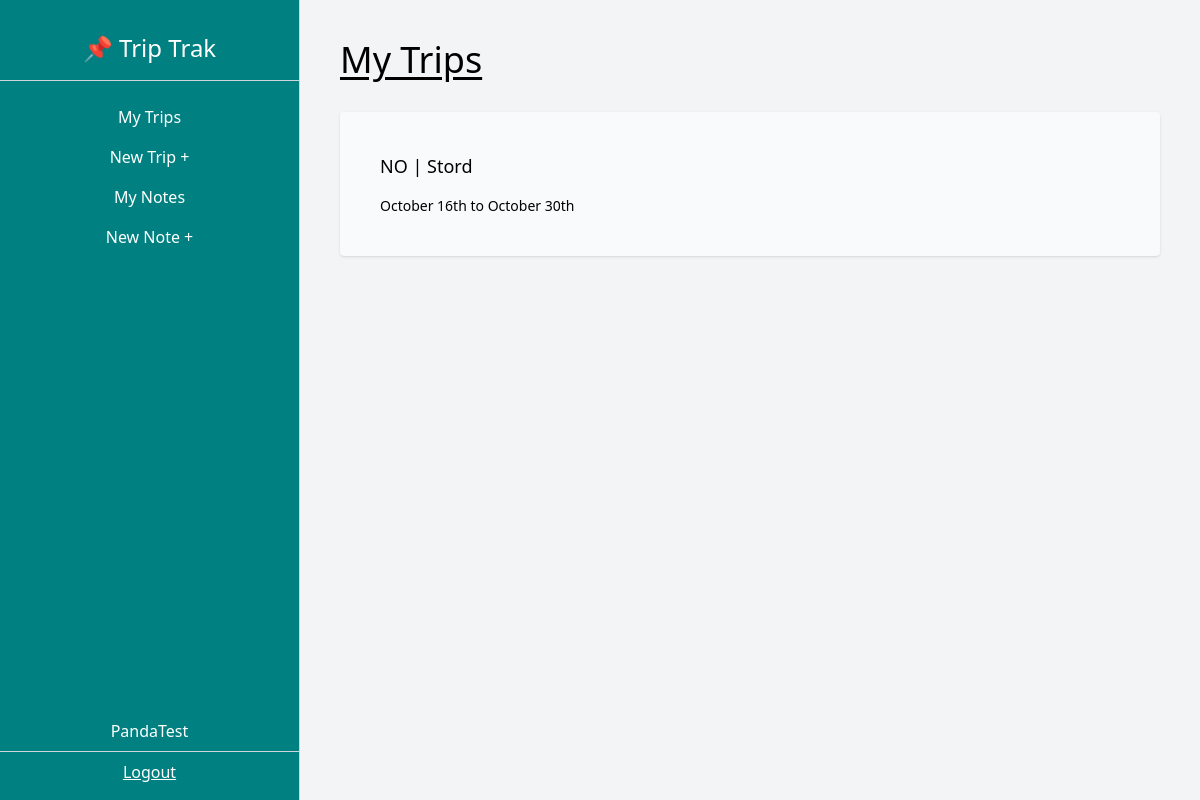
/dashboard/ (signed in), run on the app's committed database.
### trips/models.py (models this page shows, shortened)
class Trip(models.Model):
    city = models.CharField(max_length=200, blank=True, null=True, default='Not Specified')
    country = models.CharField(max_length=200, blank=True, null=True, default='Not Specified')
    start_date = models.DateField(blank=True, null=True, default=datetime.date.today)
    end_date = models.DateField(blank=True, null=True, default=datetime.date.today)
    owner = models.ForeignKey(User, related_name='trips', on_delete=models.CASCADE)

### trips/views.py (the view)
# urls.py: path('dashboard/', trips_list, name='trips-list'),
def trips_list(request):
    trips = Trip.objects.filter(owner=request.user)
    return render(request, 'trips/trip_list.html', {'trips': trips})

### trips/templates/trips/trip_list.html
{% extends 'trips/_base.html' %}
{% load tailwind_filters %}
{% block content %}
<h1 class="text-4xl underline underline-offset-4 mb-8">My Trips</h1>
{% for trip in trips %}
    <a href="{% url 'trip-detail' trip.pk %}">
        <div class="bg-gray-50 p-10 rounded shadow my-4 hover:shadow-lg hover:cursor-pointer transition duration-300 ease-in-out transform hover:scale-105">
            <p class="text-lg">
                {{trip.country}} | {{trip.city}}
            </p>
            <p class="text-sm pt-4">
                {% if trip.start_date %}
                {{ trip.start_date|date:"F jS" }}
                {% else %}
                TBA
                {% endif %}
                to
                {% if trip.end_date %}
                {{ trip.end_date|date:"F jS" }}
                {% else %}
                TBA
                {% endif %}
            </p>
        </div>
    </a>
{% endfor %}
{% endblock content %}

### trips/templates/trips/_base.html (shortened to what this page needs)
<!DOCTYPE html>
<html lang="en">
<head>
    <script src="https://cdn.tailwindcss.com"></script>
</head>
<body class="bg-gray-100">
    <div class="flex flex-col md:flex-row h-screen">
        <div id="menu" class="md:h-screen main-teal text-white w-full md:w-1/4 md:max-w-xs py-2 md:pt-8 md:pb-2 flex flex-col items-center justify-start border-r border-gray-300 hidden md:flex">
            <div class="border-b border-gray-300 w-full text-center pb-4 text-2xl">
                <h1>📌 Trip Trak</h1>
            </div>
            <div class="pt-4 w-full text-center">
                <ul class="flex md:flex-col justify-around px-2 md:px-0 pb-2 md:pb-0">
                    <a href="{% url 'trips-list' %}" class="w-full">
                        <li class="py-2 px-3 md:px-0 hover-teal hover:cursor-pointer transition duration-300 ease-in-out">My Trips</li>
                    </a>
                    <a href="{% url 'trip-create' %}" class="w-full">
                        <li class="py-2 px-3 md:px-0 hover-teal hover:cursor-pointer transition duration-300 ease-in-out">New Trip +</li>
                    </a>
                    <a href="{% url 'note-list' %}" class="w-full">
                        <li class="py-2 px-3 md:px-0 hover-teal hover:cursor-pointer transition duration-300 ease-in-out">My Notes</li>
                    </a>
                    <a href="{% url 'note-create' %}" class="w-full">
                        <li class="py-2 px-3 md:px-0 hover-teal hover:cursor-pointer transition duration-300 ease-in-out">New Note +</li>
                    </a>
                </ul>
            </div>
            <div class="mt-auto w-full text-center flex md:flex-col justify-evenly py-2 md:pt-0">
                <p>{{user.username}}</p>
                <hr class="my-2 border-gray-300">
                <a class="underline text-white hover:text-gray-200 transition duration-300 ease-in-out" href="{% url 'logout' %}">
                    Logout
                </a>
            </div>
        </div>
        <div class="w-full md:w-3/4 p-10 overflow-auto">
            {% block content %}
            {% endblock content %}
        </div>
    </div>
</body>
</html>

### trips/templates/trips/_base.html (style rules this page uses)
.main-teal { background-color: #008080; transition: background-color 0.3s ease-in-out; }

### data on the page
Trip: country "NO", city "Stord", start_date "October 16th", end_date "October 30th"

### other printed values
{{ user.username }} "PandaTest"
